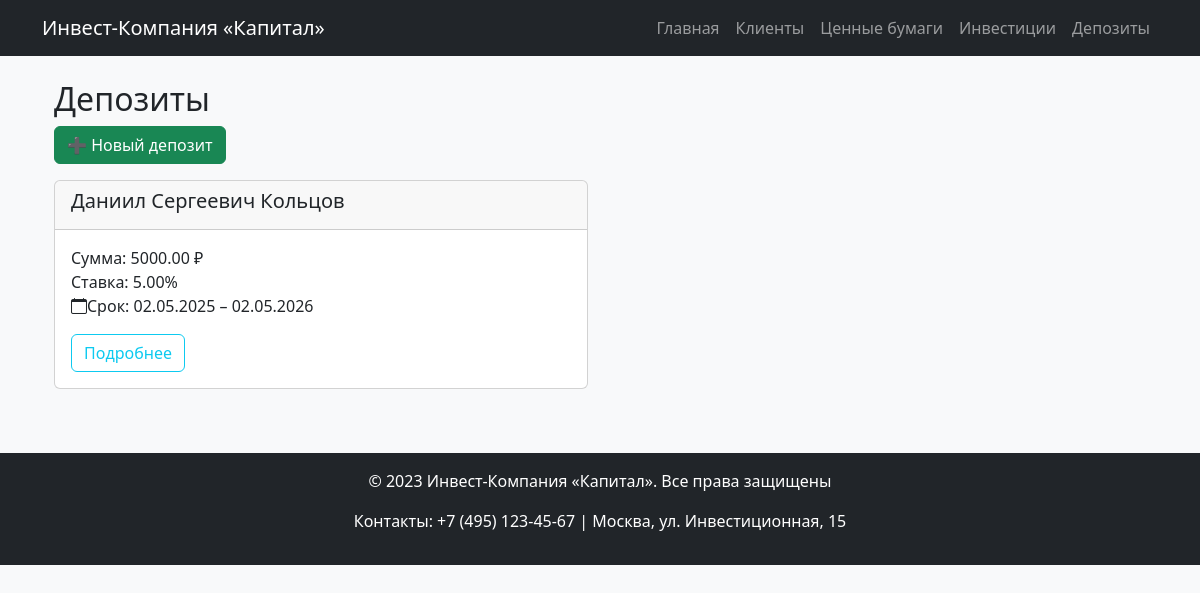
Before: /deposits/ with the older database file.
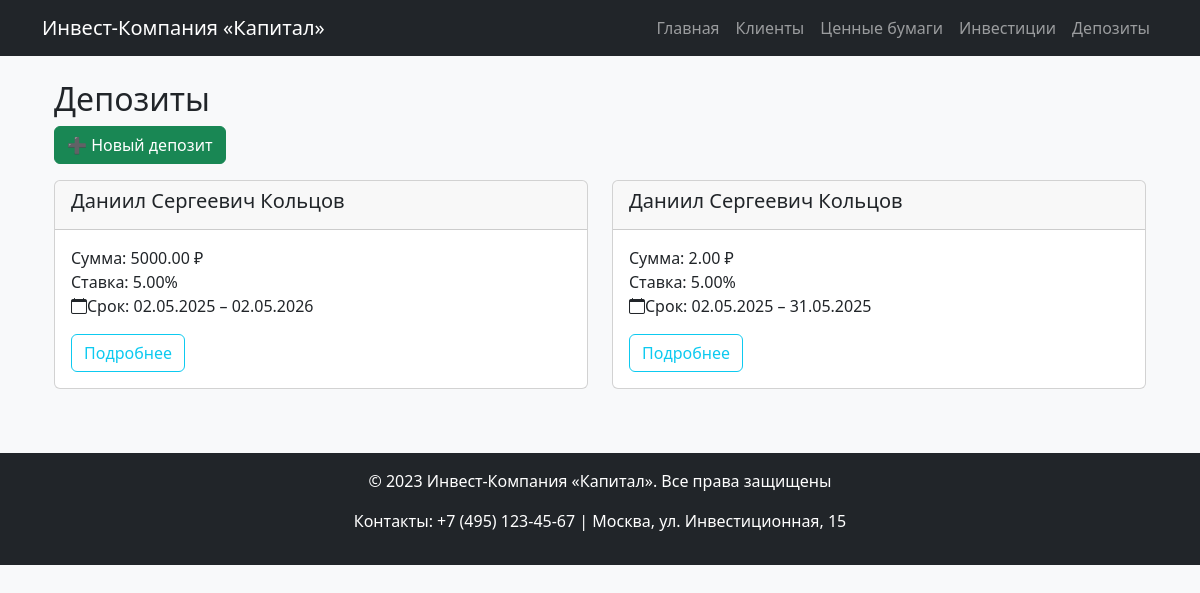
After: the same page with the newer database file.
### core/models.py (models this page shows, shortened)
class Deposit(models.Model):
    client = models.ForeignKey(Client, on_delete=models.CASCADE)
    amount = models.DecimalField(
        max_digits=15,
        decimal_places=2
    )
    interest_rate = models.DecimalField(
        'Процентная ставка',
        max_digits=10**3,
        decimal_places=2
    )
    start_date = models.DateField('Дата начала')
    end_date = models.DateField('Дата окончания')

class Client(models.Model):
    OWNERSHIP_TYPES = (
        ('ООО', 'Общество с ограниченной ответственностью'),
        ('ИП', 'Индивидуальный предприниматель'),
        ('АО', 'Акционерное общество'),
    )
    name = models.CharField('Название', max_length=255)
    ownership_type = models.CharField(
        'Тип собственности',
        max_length=50,
        choices=OWNERSHIP_TYPES
    )
    address = models.TextField('Адрес')
    phone = models.CharField('Телефон', max_length=20)

### core/views.py (the view)
# urls.py: path('deposits/', views.deposit_list, name='deposit_list'),
def deposit_list(request):
    deposits_list = Deposit.objects.all()
    paginator = Paginator(deposits_list, 10)
    page_number = request.GET.get('page')
    deposits = paginator.get_page(page_number)
    return render(request, 'deposits/list.html', {'deposits': deposits})

### templates/deposits/list.html
{% extends 'base.html' %}
{% block content %}
<div class="container mt-4">
    <h2>Депозиты</h2>
    <a href="{% url 'add_deposit' %}" class="btn btn-success mb-3">➕ Новый депозит</a>
    <div class="row">
        {% for deposit in deposits %}
        <div class="col-md-6 mb-3">
            <div class="card">
                <div class="card-header">
                    <h5>{{ deposit.client.name }}</h5>
                </div>
                <div class="card-body">
                    <p class="card-text">
                        Сумма: {{ deposit.amount }} ₽<br>
                        Ставка: {{ deposit.interest_rate }}%<br>
                        <i class="bi bi-calendar"></i>Срок: {{ deposit.start_date|date:"d.m.Y" }} – {{ deposit.end_date|date:"d.m.Y" }}
                    </p>
                    <a href="{% url 'deposit_detail' deposit.pk %}" class="btn btn-outline-info">Подробнее</a>
                </div>
            </div>
        </div>
        {% endfor %}
    </div>
</div>
{% endblock %}

### templates/base.html (shortened to what this page needs)
<!DOCTYPE html>
<html lang="ru">
<head>
    <link href="https://cdn.jsdelivr.net/npm/bootstrap@5.3.0/dist/css/bootstrap.min.css" rel="stylesheet">
</head>
<body class="bg-light">
    <nav class="navbar navbar-expand-lg navbar-dark bg-dark">
        <div class="container">
            <a class="navbar-brand" href="{% url 'home' %}">Инвест-Компания «Капитал»</a>
            <div class="collapse navbar-collapse" id="navbarNav">
                <ul class="navbar-nav ms-auto">
                    <li class="nav-item"><a class="nav-link" href="{% url 'home' %}">Главная</a></li>
                    <li class="nav-item"><a class="nav-link" href="{% url 'client_list' %}">Клиенты</a></li>
                    <li class="nav-item"><a class="nav-link" href="{% url 'security_list' %}">Ценные бумаги</a></li>
                    <li class="nav-item"><a class="nav-link" href="{% url 'investment_list' %}">Инвестиции</a></li>
                    <li class="nav-item"><a class="nav-link" href="{% url 'deposit_list' %}">Депозиты</a></li>
                </ul>
            </div>
        </div>
    </nav>
    <div class="container mt-4">
        {% block content %}{% endblock %}
    </div>
    <footer class="bg-dark text-white mt-5 py-3">
        <div class="container text-center">
            <p>&copy; 2023 Инвест-Компания «Капитал». Все права защищены</p>
            <p>Контакты: +7 (495) 123-45-67 | Москва, ул. Инвестиционная, 15</p>
        </div>
    </footer>
    <link rel="stylesheet" href="https://cdnjs.cloudflare.com/ajax/libs/font-awesome/6.0.0/css/all.min.css">
    <link rel="stylesheet" href="https://cdn.jsdelivr.net/npm/bootstrap-icons@1.8.1/font/bootstrap-icons.css">
</body>
</html>

Changed rows visible on the page:
added Deposit: client.name "Даниил Сергеевич Кольцов", amount "2.00", interest_rate "5.00", start_date "02.05.2025", end_date "31.05.2025"
